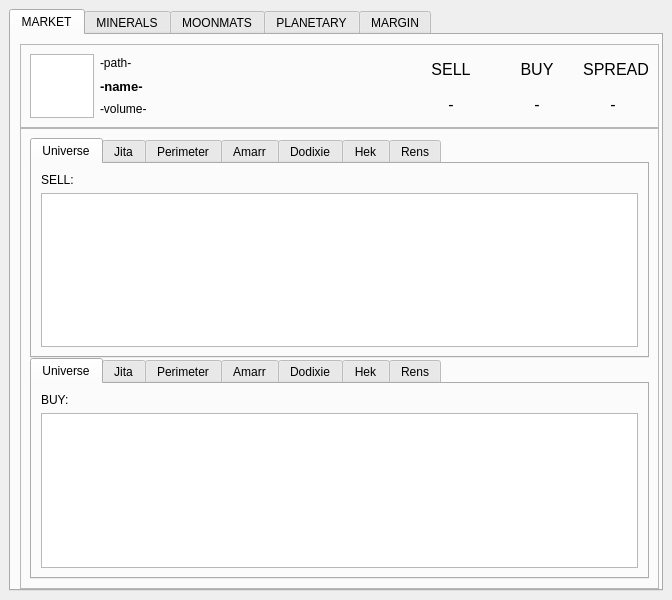
<?xml version="1.0" encoding="UTF-8"?>
<ui version="4.0">
 <class>MainWindow</class>
 <widget class="QMainWindow" name="MainWindow">
  <property name="geometry">
   <rect>
    <x>0</x>
    <y>0</y>
    <width>672</width>
    <height>600</height>
   </rect>
  </property>
  <property name="maximumSize">
   <size>
    <width>720</width>
    <height>16777215</height>
   </size>
  </property>
  <property name="windowTitle">
   <string>MainWindow</string>
  </property>
  <widget class="QWidget" name="main_widget">
   <layout class="QGridLayout" name="gridLayout">
    <item row="0" column="0">
     <widget class="QTabWidget" name="main_tab">
      <property name="currentIndex">
       <number>0</number>
      </property>
      <widget class="QWidget" name="market_tab">
       <attribute name="title">
        <string>MARKET</string>
       </attribute>
       <layout class="QGridLayout" name="gridLayout_6">
        <property name="rightMargin">
         <number>2</number>
        </property>
        <property name="bottomMargin">
         <number>0</number>
        </property>
        <property name="spacing">
         <number>2</number>
        </property>
        <item row="0" column="0">
         <layout class="QVBoxLayout" name="main_layout">
          <property name="spacing">
           <number>0</number>
          </property>
          <property name="bottomMargin">
           <number>0</number>
          </property>
          <item>
           <widget class="QFrame" name="top_frame">
            <property name="maximumSize">
             <size>
              <width>16777215</width>
              <height>90</height>
             </size>
            </property>
            <property name="font">
             <font>
              <weight>50</weight>
              <bold>false</bold>
             </font>
            </property>
            <property name="frameShape">
             <enum>QFrame::StyledPanel</enum>
            </property>
            <property name="frameShadow">
             <enum>QFrame::Raised</enum>
            </property>
            <layout class="QGridLayout" name="gridLayout_2">
             <item row="0" column="0">
              <layout class="QHBoxLayout" name="horizontalLayout_2">
               <item>
                <layout class="QHBoxLayout" name="horizontalLayout">
                 <item>
                  <widget class="QGraphicsView" name="graphicsView">
                   <property name="sizePolicy">
                    <sizepolicy hsizetype="Fixed" vsizetype="Fixed">
                     <horstretch>0</horstretch>
                     <verstretch>0</verstretch>
                    </sizepolicy>
                   </property>
                   <property name="minimumSize">
                    <size>
                     <width>64</width>
                     <height>64</height>
                    </size>
                   </property>
                   <property name="maximumSize">
                    <size>
                     <width>64</width>
                     <height>64</height>
                    </size>
                   </property>
                  </widget>
                 </item>
                 <item>
                  <layout class="QVBoxLayout" name="item_descr_layout">
                   <item>
                    <widget class="QLabel" name="parents_label">
                     <property name="maximumSize">
                      <size>
                       <width>340</width>
                       <height>16</height>
                      </size>
                     </property>
                     <property name="text">
                      <string>-path-</string>
                     </property>
                    </widget>
                   </item>
                   <item>
                    <widget class="QLabel" name="name_label">
                     <property name="maximumSize">
                      <size>
                       <width>340</width>
                       <height>16</height>
                      </size>
                     </property>
                     <property name="font">
                      <font>
                       <pointsize>10</pointsize>
                       <weight>75</weight>
                       <bold>true</bold>
                      </font>
                     </property>
                     <property name="text">
                      <string>-name-</string>
                     </property>
                    </widget>
                   </item>
                   <item>
                    <widget class="QLabel" name="volume_label">
                     <property name="maximumSize">
                      <size>
                       <width>340</width>
                       <height>16</height>
                      </size>
                     </property>
                     <property name="text">
                      <string>-volume-</string>
                     </property>
                    </widget>
                   </item>
                  </layout>
                 </item>
                </layout>
               </item>
               <item>
                <layout class="QGridLayout" name="price_layout">
                 <item row="1" column="0">
                  <widget class="QLabel" name="jita_buy_value">
                   <property name="minimumSize">
                    <size>
                     <width>80</width>
                     <height>0</height>
                    </size>
                   </property>
                   <property name="maximumSize">
                    <size>
                     <width>80</width>
                     <height>30</height>
                    </size>
                   </property>
                   <property name="font">
                    <font>
                     <pointsize>12</pointsize>
                    </font>
                   </property>
                   <property name="text">
                    <string>-</string>
                   </property>
                   <property name="alignment">
                    <set>Qt::AlignCenter</set>
                   </property>
                  </widget>
                 </item>
                 <item row="0" column="2">
                  <widget class="QLabel" name="jita_spread_label">
                   <property name="minimumSize">
                    <size>
                     <width>0</width>
                     <height>30</height>
                    </size>
                   </property>
                   <property name="font">
                    <font>
                     <pointsize>12</pointsize>
                    </font>
                   </property>
                   <property name="text">
                    <string>SPREAD</string>
                   </property>
                   <property name="alignment">
                    <set>Qt::AlignCenter</set>
                   </property>
                  </widget>
                 </item>
                 <item row="1" column="2">
                  <widget class="QLabel" name="jita_spread_value">
                   <property name="minimumSize">
                    <size>
                     <width>60</width>
                     <height>0</height>
                    </size>
                   </property>
                   <property name="maximumSize">
                    <size>
                     <width>60</width>
                     <height>30</height>
                    </size>
                   </property>
                   <property name="font">
                    <font>
                     <pointsize>12</pointsize>
                    </font>
                   </property>
                   <property name="text">
                    <string>-</string>
                   </property>
                   <property name="alignment">
                    <set>Qt::AlignCenter</set>
                   </property>
                  </widget>
                 </item>
                 <item row="1" column="1">
                  <widget class="QLabel" name="jita_sell_value">
                   <property name="minimumSize">
                    <size>
                     <width>80</width>
                     <height>0</height>
                    </size>
                   </property>
                   <property name="maximumSize">
                    <size>
                     <width>80</width>
                     <height>30</height>
                    </size>
                   </property>
                   <property name="font">
                    <font>
                     <pointsize>12</pointsize>
                    </font>
                   </property>
                   <property name="text">
                    <string>-</string>
                   </property>
                   <property name="alignment">
                    <set>Qt::AlignCenter</set>
                   </property>
                  </widget>
                 </item>
                 <item row="0" column="1">
                  <widget class="QLabel" name="jita_buy_label">
                   <property name="minimumSize">
                    <size>
                     <width>0</width>
                     <height>30</height>
                    </size>
                   </property>
                   <property name="font">
                    <font>
                     <pointsize>12</pointsize>
                    </font>
                   </property>
                   <property name="text">
                    <string>BUY</string>
                   </property>
                   <property name="alignment">
                    <set>Qt::AlignCenter</set>
                   </property>
                  </widget>
                 </item>
                 <item row="0" column="0">
                  <widget class="QLabel" name="jita_sell_label">
                   <property name="minimumSize">
                    <size>
                     <width>0</width>
                     <height>30</height>
                    </size>
                   </property>
                   <property name="font">
                    <font>
                     <pointsize>12</pointsize>
                    </font>
                   </property>
                   <property name="text">
                    <string>SELL</string>
                   </property>
                   <property name="alignment">
                    <set>Qt::AlignCenter</set>
                   </property>
                  </widget>
                 </item>
                </layout>
               </item>
              </layout>
             </item>
            </layout>
           </widget>
          </item>
          <item>
           <widget class="QFrame" name="content_frame">
            <property name="frameShape">
             <enum>QFrame::StyledPanel</enum>
            </property>
            <property name="frameShadow">
             <enum>QFrame::Raised</enum>
            </property>
            <layout class="QGridLayout" name="gridLayout_19" rowstretch="0">
             <item row="0" column="0">
              <layout class="QVBoxLayout" name="main_tabs_lo">
               <property name="spacing">
                <number>0</number>
               </property>
               <item>
                <widget class="QTabWidget" name="sell_tabs">
                 <property name="currentIndex">
                  <number>0</number>
                 </property>
                 <widget class="QWidget" name="us_tab">
                  <attribute name="title">
                   <string>Universe</string>
                  </attribute>
                  <layout class="QGridLayout" name="gridLayout_3">
                   <item row="0" column="0">
                    <layout class="QVBoxLayout" name="us_tab_lo">
                     <item>
                      <widget class="QLabel" name="us_label">
                       <property name="text">
                        <string>SELL:</string>
                       </property>
                      </widget>
                     </item>
                     <item>
                      <widget class="QTableView" name="us_list"/>
                     </item>
                    </layout>
                   </item>
                  </layout>
                 </widget>
                 <widget class="QWidget" name="js_tab">
                  <attribute name="title">
                   <string>Jita</string>
                  </attribute>
                  <layout class="QGridLayout" name="gridLayout_5">
                   <item row="0" column="0">
                    <layout class="QVBoxLayout" name="js_tab_lo">
                     <item>
                      <widget class="QLabel" name="js_label">
                       <property name="text">
                        <string>SELL:</string>
                       </property>
                      </widget>
                     </item>
                     <item>
                      <widget class="QTableView" name="js_list"/>
                     </item>
                    </layout>
                   </item>
                  </layout>
                 </widget>
                 <widget class="QWidget" name="ps_tab">
                  <attribute name="title">
                   <string>Perimeter</string>
                  </attribute>
                  <layout class="QGridLayout" name="gridLayout_7">
                   <item row="0" column="0">
                    <layout class="QVBoxLayout" name="ps_tab_lo">
                     <item>
                      <widget class="QLabel" name="ps_label">
                       <property name="text">
                        <string>SELL:</string>
                       </property>
                      </widget>
                     </item>
                     <item>
                      <widget class="QTableView" name="ps_list"/>
                     </item>
                    </layout>
                   </item>
                  </layout>
                 </widget>
                 <widget class="QWidget" name="as_tab">
                  <attribute name="title">
                   <string>Amarr</string>
                  </attribute>
                  <layout class="QGridLayout" name="gridLayout_8">
                   <item row="0" column="0">
                    <layout class="QVBoxLayout" name="as_tab_lo">
                     <item>
                      <widget class="QLabel" name="as_label">
                       <property name="text">
                        <string>SELL:</string>
                       </property>
                      </widget>
                     </item>
                     <item>
                      <widget class="QTableView" name="as_list"/>
                     </item>
                    </layout>
                   </item>
                  </layout>
                 </widget>
                 <widget class="QWidget" name="ds_tab">
                  <attribute name="title">
                   <string>Dodixie</string>
                  </attribute>
                  <layout class="QGridLayout" name="gridLayout_9">
                   <item row="0" column="0">
                    <layout class="QVBoxLayout" name="ds_tab_lo">
                     <item>
                      <widget class="QLabel" name="ds_label">
                       <property name="text">
                        <string>SELL:</string>
                       </property>
                      </widget>
                     </item>
                     <item>
                      <widget class="QTableView" name="ds_list"/>
                     </item>
                    </layout>
                   </item>
                  </layout>
                 </widget>
                 <widget class="QWidget" name="hs_tab">
                  <attribute name="title">
                   <string>Hek</string>
                  </attribute>
                  <layout class="QGridLayout" name="gridLayout_10">
                   <item row="0" column="0">
                    <layout class="QVBoxLayout" name="hs_tab_lo">
                     <item>
                      <widget class="QLabel" name="hs_label">
                       <property name="text">
                        <string>SELL:</string>
                       </property>
                      </widget>
                     </item>
                     <item>
                      <widget class="QTableView" name="hs_list"/>
                     </item>
                    </layout>
                   </item>
                  </layout>
                 </widget>
                 <widget class="QWidget" name="rs_tab">
                  <attribute name="title">
                   <string>Rens</string>
                  </attribute>
                  <layout class="QGridLayout" name="gridLayout_11">
                   <item row="0" column="0">
                    <layout class="QVBoxLayout" name="rs_tab_lo">
                     <item>
                      <widget class="QLabel" name="rs_label">
                       <property name="text">
                        <string>SELL:</string>
                       </property>
                      </widget>
                     </item>
                     <item>
                      <widget class="QTableView" name="rs_list"/>
                     </item>
                    </layout>
                   </item>
                  </layout>
                 </widget>
                </widget>
               </item>
               <item>
                <widget class="QTabWidget" name="buy_tabs">
                 <property name="currentIndex">
                  <number>0</number>
                 </property>
                 <widget class="QWidget" name="ub_tab">
                  <attribute name="title">
                   <string>Universe</string>
                  </attribute>
                  <layout class="QGridLayout" name="gridLayout_12">
                   <item row="0" column="0">
                    <layout class="QVBoxLayout" name="ub_tab_lo">
                     <item>
                      <widget class="QLabel" name="ub_label">
                       <property name="text">
                        <string>BUY:</string>
                       </property>
                      </widget>
                     </item>
                     <item>
                      <widget class="QTableView" name="ub_list"/>
                     </item>
                    </layout>
                   </item>
                  </layout>
                 </widget>
                 <widget class="QWidget" name="jb_tab">
                  <attribute name="title">
                   <string>Jita</string>
                  </attribute>
                  <layout class="QGridLayout" name="gridLayout_13">
                   <item row="0" column="0">
                    <layout class="QVBoxLayout" name="jb_tab_lo">
                     <item>
                      <widget class="QLabel" name="jb_label">
                       <property name="text">
                        <string>BUY:</string>
                       </property>
                      </widget>
                     </item>
                     <item>
                      <widget class="QTableView" name="jb_list"/>
                     </item>
                    </layout>
                   </item>
                  </layout>
                 </widget>
                 <widget class="QWidget" name="pb_tab">
                  <attribute name="title">
                   <string>Perimeter</string>
                  </attribute>
                  <layout class="QGridLayout" name="gridLayout_14">
                   <item row="0" column="0">
                    <layout class="QVBoxLayout" name="pb_tab_lo">
                     <item>
                      <widget class="QLabel" name="pb_label">
                       <property name="text">
                        <string>BUY:</string>
                       </property>
                      </widget>
                     </item>
                     <item>
                      <widget class="QTableView" name="pb_list"/>
                     </item>
                    </layout>
                   </item>
                  </layout>
                 </widget>
                 <widget class="QWidget" name="ab_tab">
                  <attribute name="title">
                   <string>Amarr</string>
                  </attribute>
                  <layout class="QGridLayout" name="gridLayout_15">
                   <item row="0" column="0">
                    <layout class="QVBoxLayout" name="ab_tab_lo">
                     <item>
                      <widget class="QLabel" name="ab_label">
                       <property name="text">
                        <string>BUY:</string>
                       </property>
                      </widget>
                     </item>
                     <item>
                      <widget class="QTableView" name="ab_list"/>
                     </item>
                    </layout>
                   </item>
                  </layout>
                 </widget>
                 <widget class="QWidget" name="db_tab">
                  <attribute name="title">
                   <string>Dodixie</string>
                  </attribute>
                  <layout class="QGridLayout" name="gridLayout_16">
                   <item row="0" column="0">
                    <layout class="QVBoxLayout" name="db_tab_lo">
                     <item>
                      <widget class="QLabel" name="db_label">
                       <property name="text">
                        <string>BUY:</string>
                       </property>
                      </widget>
                     </item>
                     <item>
                      <widget class="QTableView" name="db_list"/>
                     </item>
                    </layout>
                   </item>
                  </layout>
                 </widget>
                 <widget class="QWidget" name="hb_tab">
                  <attribute name="title">
                   <string>Hek</string>
                  </attribute>
                  <layout class="QGridLayout" name="gridLayout_17">
                   <item row="0" column="0">
                    <layout class="QVBoxLayout" name="hb_tab_lo">
                     <item>
                      <widget class="QLabel" name="hb_label">
                       <property name="text">
                        <string>BUY:</string>
                       </property>
                      </widget>
                     </item>
                     <item>
                      <widget class="QTableView" name="hb_list"/>
                     </item>
                    </layout>
                   </item>
                  </layout>
                 </widget>
                 <widget class="QWidget" name="rb_tab">
                  <attribute name="title">
                   <string>Rens</string>
                  </attribute>
                  <layout class="QGridLayout" name="gridLayout_18">
                   <item row="0" column="0">
                    <layout class="QVBoxLayout" name="rb_tab_lo">
                     <item>
                      <widget class="QLabel" name="rb_label">
                       <property name="text">
                        <string>BUY:</string>
                       </property>
                      </widget>
                     </item>
                     <item>
                      <widget class="QTableView" name="rb_list"/>
                     </item>
                    </layout>
                   </item>
                  </layout>
                 </widget>
                </widget>
               </item>
              </layout>
             </item>
            </layout>
           </widget>
          </item>
         </layout>
        </item>
       </layout>
      </widget>
      <widget class="QWidget" name="minerals_tab">
       <attribute name="title">
        <string>MINERALS</string>
       </attribute>
      </widget>
      <widget class="QWidget" name="moonmats_tab">
       <attribute name="title">
        <string>MOONMATS</string>
       </attribute>
      </widget>
      <widget class="QWidget" name="planetary_tab">
       <attribute name="title">
        <string>PLANETARY</string>
       </attribute>
      </widget>
      <widget class="QWidget" name="margin_tab">
       <attribute name="title">
        <string>MARGIN</string>
       </attribute>
      </widget>
     </widget>
    </item>
   </layout>
  </widget>
 </widget>
 <resources/>
 <connections/>
</ui>
